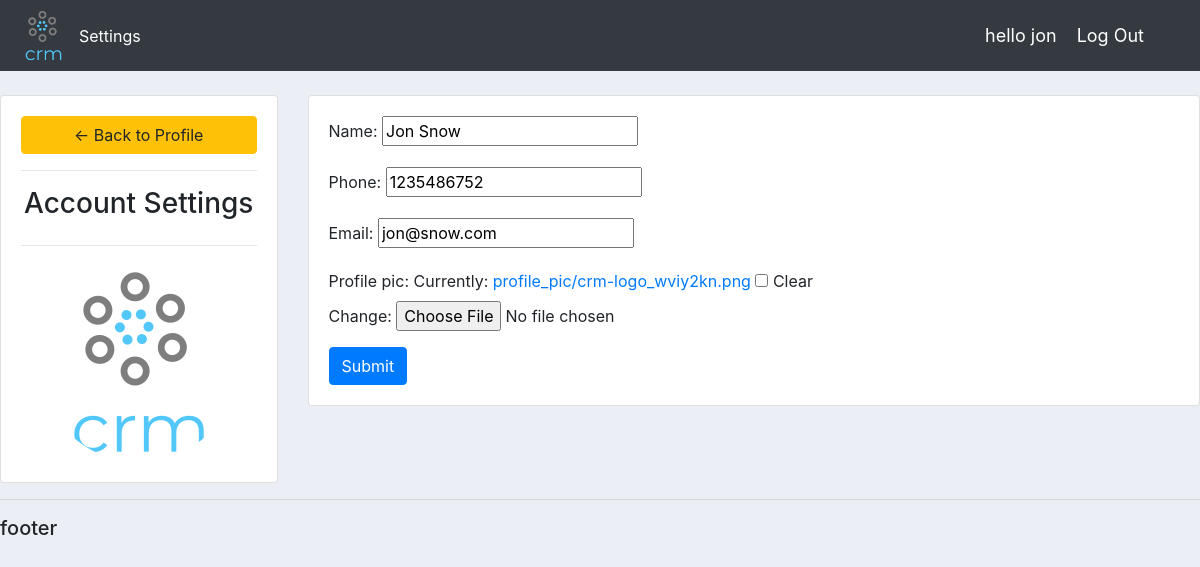
/account/ (signed in), run on the app's committed database.
### accounts/models.py (models this page shows, shortened)
class Customer(models.Model):
    user = models.OneToOneField(User, null=True, on_delete=models.CASCADE)
    name = models.CharField(max_length=200, blank=True)
    phone = models.CharField(max_length=200, blank=True)
    email = models.EmailField(max_length=200, blank=True)
    profile_pic = models.ImageField(blank=True, null=True, upload_to='profile_pic/')
    date_crated = models.DateTimeField(default=datetime.datetime.now(), blank=True)

### accounts/decorators.py (the view)
        def wrapper_func(request, *args, **kwargs):
            group = None
            if request.user.groups.exists():
                group = request.user.groups.all()[0].name
            if group in allowed_roles:
                return view_func(request, *args, **kwargs)
            else:
                return HttpResponse('you are not allowed to see this page')

### accounts/froms.py
class CustomerForm(forms.ModelForm):
    class Meta:
        model = Customer
        fields = '__all__'
        exclude = ['user', 'date_crated']

### accounts/views.py (called while the page is built)
@login_required(login_url='/login/')
@allowed_users(['customer'])
def accountSettings(request):
    user = request.user.customer
    form = CustomerForm(instance=user)
    if request.method == 'POST':
        form = CustomerForm(request.POST, request.FILES, instance=user)
        form.save()
        return redirect('/user-page/')
    context = {
        'form':form,
    }
    return render(request, 'accounts/accountSettings.html', context)

### accounts/templates/accounts/accountSettings.html (shortened to what this page needs)
{% extends 'accounts/base.html' %}
{% load static %}
{% block content %}
<br>
<div class="row">
	<div class="col-md-3">
		<div class="card card-body">
			<a class="btn btn-warning" href="{% url 'accounts:dashboard' %}"> &#8592; Back to Profile</a>
			<hr>
			<h3 style="text-align: center">Account Settings</h3>
			<hr>
			{% if request.user.customer.profile_pic %}
				<img class="profile-pic" src="{{request.user.customer.profile_pic.url}}" >
			{% else %}
				<img class="profile-pic" src="{% static "home-static/images/avatar.png" %}" >
			{% endif %}
		</div>
	</div>
	<div class="col-md-9">
		<div class="card card-body">
			<form method="POST" action="" enctype="multipart/form-data">
				{{form.as_p}}
			<input class="btn btn-primary" type="submit" name="Update Information">
			</form>
		</div>
	</div>
</div>
{% endblock %}

### accounts/templates/accounts/base.html (shortened to what this page needs)
{% load static %}
<!DOCTYPE html>
<html lang="en">
<head>
<link rel="stylesheet" href="https://stackpath.bootstrapcdn.com/bootstrap/4.5.0/css/bootstrap.min.css">
<link rel="stylesheet" href="{% static 'home-static/css/main.css' %}" >
</head>
<body>
<nav class="navbar navbar-expand-lg navbar-dark bg-dark">
  <img src= {% static 'home-static/images/crm-logo.png' %} style="width: 55px;">
  <div class="collapse navbar-collapse" id="navbarNav">
    <ul class="navbar-nav">
      {% if request.user.is_staff %}
        <li class="nav-item active">
          <a class="nav-link" href="{% url 'accounts:dashboard'  %}">Dashboard </a>
        </li>
        <li class="nav-item">
          <a class="nav-link" href="{% url 'accounts:products'  %}">Products</a>
        </li>
      {% else %}
        <li class="nav-item active">
          <a class="nav-link" href="{% url 'accounts:account'  %}">Settings </a>
        </li>
      {% endif %}
    </ul>
  </div>
  {% if request.user.is_authenticated %}
  <span class="span-style">hello {{request.user}} </span>
  <span class="span-style"><a href="{% url 'accounts:logout' %}">Log Out</a></span>
  {% else %}
  <span class="span-style"><a href="{% url 'accounts:login' %}">Log In</a></span>
  <span class="span-style"><a href="{% url 'accounts:signup' %}">Sign Up</a></span>
  {% endif %}
</nav>
    {% block content %}
    {% endblock content %}
    <hr>
    <h5>footer</h5>
</body>
</html>

### static/home-static/css/main.css (style rules this page uses)
body { background-color: #ebeff5; }

### accounts/templates/accounts/base.html (style rules this page uses)
.span-style , .span-style a { font-size:18px ; color: #fff; margin-right: 20px; }

### accounts/templates/accounts/accountSettings.html (style rules this page uses)
.profile-pic { max-width: 200px; max-height:200px; margin: 0 auto; border-radius: 50%; }

### data on the page
Customer: name "Jon Snow", phone "1235486752", email "jon@snow.com"

### other printed values
{{ request.user }} "jon"
